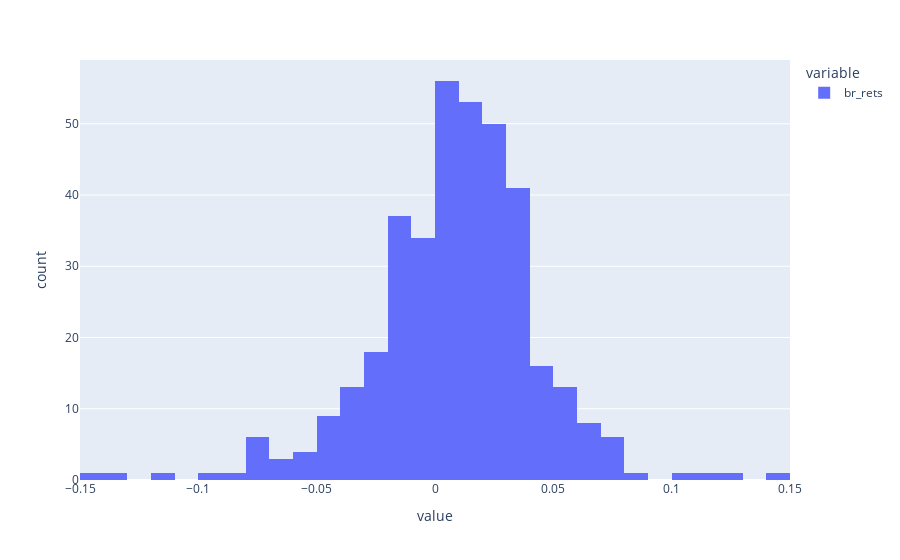

Notebook code cell kept with this figure:
### Code cell
px.histogram(strategy_returns[['br_rets']]).show()

### Figure 1 — Plotly figure (JSON) as saved in the notebook; plotly's stock layout.template omitted (floating-point values rounded to 4 significant figures; data arrays with more than 128 entries replaced by an {"elided": "..."} marker saying what was removed)
{"data": [{"alignmentgroup": "True", "bingroup": "x", "hovertemplate": "variable=br_rets<br>value=%{x}<br>count=%{y}<extra></extra>", "legendgroup": "br_rets", "marker": {"color": "#636efa", "pattern": {"shape": ""}}, "name": "br_rets", "offsetgroup": "br_rets", "orientation": "v", "showlegend": true, "type": "histogram", "x": {"elided": "377 float values"}, "xaxis": "x", "yaxis": "y"}], "layout": {"barmode": "relative", "legend": {"title": {"text": "variable"}, "tracegroupgap": 0}, "margin": {"t": 60}, "xaxis": {"anchor": "y", "domain": [0, 1], "title": {"text": "value"}}, "yaxis": {"anchor": "x", "domain": [0, 1], "title": {"text": "count"}}}}
